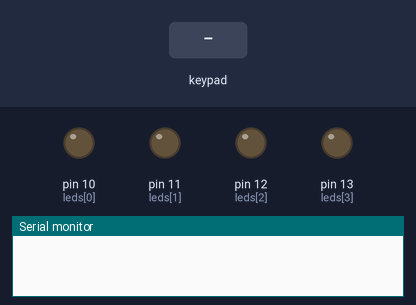
A sketch run on a simulated Arduino Uno, built with avr-gcc and run on an emulated ATmega328P. Parts: output pins drawn as LEDs (lit = HIGH), the last lines printed to the serial monitor. Dashed ring = blinking. The inputs (shaded band) are chosen by the test bench.

Above: at 1.2 s.
1.3 s: keypad keys 9 8 7 6 pressed 0.4 s apart
At 3.2 s:
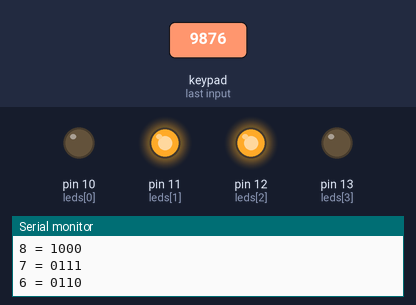
4.4 s: key '1' pressed
At 5.6 s:
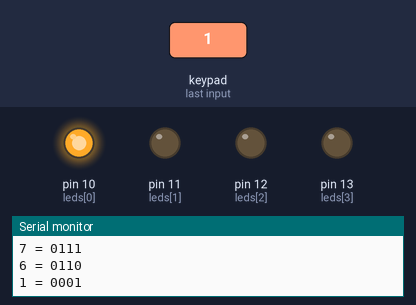
5.9 s: key '2' pressed
At 6.9 s:
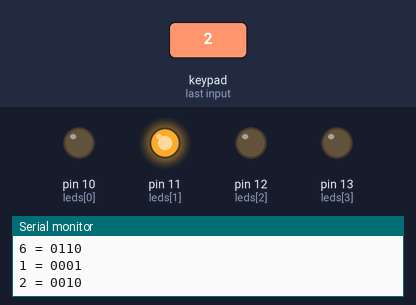
7.4 s: keypad keys 5 4 3 2 pressed 0.4 s apart
At 7.6 s:
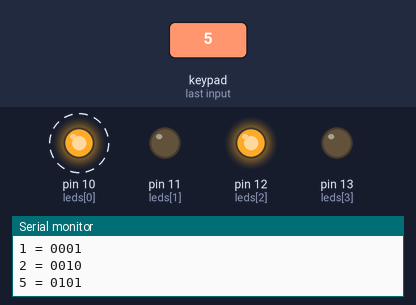
10.5 s: key '3' pressed
At 11.7 s:
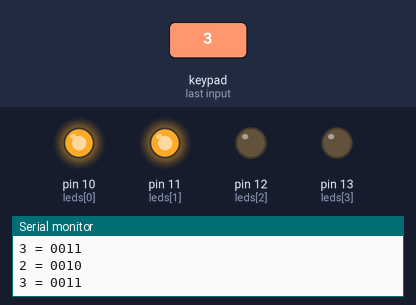
12.0 s: key '4' pressed
At 12.8 s:
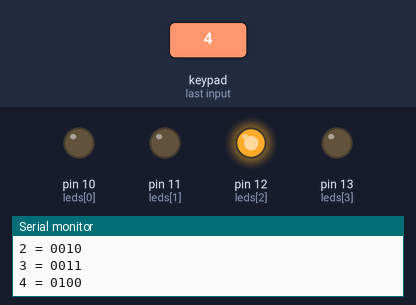
Timing chart, 0 to 14.5 s (numbered marks = the images above; inputs shaded):
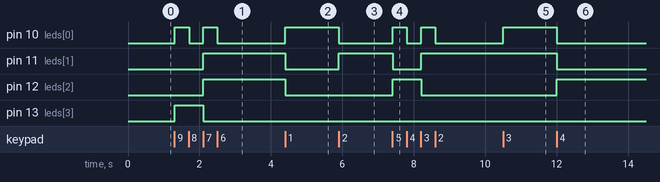

The sketch:

TinkerCAD_18____________4_4_______________.ino
```cpp
#include <Keypad.h> // Ïîäêëþ÷àåì áèáëèîòåêó
const byte ROWS = 4; // 4 ñòðîêè
const byte COLS = 4; // 4 ñòîëáöà
const int leds[]={10,11,12,13};
char keys[ROWS][COLS] = {
  {'1','2','3','A'},
  {'4','5','6','B'},
  {'7','8','9','C'},
  {'*','0','#','D'} };
byte rowPins[ROWS] = {9, 8, 7, 6};
byte colPins[COLS] = {5, 4, 3, 2};
Keypad keypad = Keypad(makeKeymap(keys), rowPins, colPins, ROWS, COLS);
void setup() {
  Serial.begin(9600);
  // Ñêîíôèãóðèðîâàòü êîíòàêòû ñâåòîäèîäîâ êàê âûõîä
  for(int i=0;i<=3;i++){
      pinMode(leds[i],OUTPUT);
  }
}
void loop() {
char key = keypad.getKey();
  if (key == '1') {
    digitalWrite(leds[0],HIGH);
    digitalWrite(leds[1],LOW);
    digitalWrite(leds[2],LOW);
    digitalWrite(leds[3],LOW);
    Serial.println("1 = 0001");
    delay(100);
  }
    if (key == '2') {
    digitalWrite(leds[0],LOW);
    digitalWrite(leds[1],HIGH);
    digitalWrite(leds[2],LOW);
    digitalWrite(leds[3],LOW);
    Serial.println("2 = 0010");
    delay(100);
  }
    if (key == '3') {
    digitalWrite(leds[0],HIGH);
    digitalWrite(leds[1],HIGH);
    digitalWrite(leds[2],LOW);
    digitalWrite(leds[3],LOW);
    Serial.println("3 = 0011");
    delay(100);
  }
    if (key == '4') {
    digitalWrite(leds[0],LOW);
    digitalWrite(leds[1],LOW);
    digitalWrite(leds[2],HIGH);
    digitalWrite(leds[3],LOW);
    Serial.println("4 = 0100");
    delay(100);
  }
    if (key == '5') {
    digitalWrite(leds[0],HIGH);
    digitalWrite(leds[1],LOW);
    digitalWrite(leds[2],HIGH);
    digitalWrite(leds[3],LOW);
    Serial.println("5 = 0101");
    delay(100);
  }
    if (key == '6') {
    digitalWrite(leds[0],LOW);
    digitalWrite(leds[1],HIGH);
    digitalWrite(leds[2],HIGH);
    digitalWrite(leds[3],LOW);
    Serial.println("6 = 0110");
    delay(100);
  }
    if (key == '7') {
    digitalWrite(leds[0],HIGH);
    digitalWrite(leds[1],HIGH);
    digitalWrite(leds[2],HIGH);
    digitalWrite(leds[3],LOW);
    Serial.println("7 = 0111");
    delay(100);
  }
    if (key == '8') {
    digitalWrite(leds[0],LOW);
    digitalWrite(leds[1],LOW);
    digitalWrite(leds[2],LOW);
    digitalWrite(leds[3],HIGH);
    Serial.println("8 = 1000");
    delay(100);
  }
    if (key == '9') {
    digitalWrite(leds[0],HIGH);
    digitalWrite(leds[1],LOW);
    digitalWrite(leds[2],LOW);
    digitalWrite(leds[3],HIGH);
    Serial.println ("9 = 1001");
    delay(100);
  }
    if (key == '0') {
    digitalWrite(leds[0],LOW);
    digitalWrite(leds[1],LOW);
    digitalWrite(leds[2],LOW);
    digitalWrite(leds[3],LOW);
    Serial.println ("0 = 0000");
    delay(100);
  }
}
```

Measured:
- after the input at 1.3 s, pin 10 (leds[0]): alternates HIGH for 0.40 s and LOW for 0.39 s, 4 changes in all, then stays LOW, starting at once; pin 11 (leds[1]), pin 12 (leds[2]): LOW → HIGH after 0.80 s; pin 13 (leds[3]): LOW → HIGH at once, → LOW 0.79 s later
- after the input at 4.4 s, pin 10 (leds[0]): LOW → HIGH at once; pin 11 (leds[1]), pin 12 (leds[2]): HIGH → LOW at once
- after the input at 5.9 s, pin 10 (leds[0]): HIGH → LOW at once; pin 11 (leds[1]): LOW → HIGH at once
- after the input at 7.4 s, pin 10 (leds[0]): alternates HIGH for 0.40 s and LOW for 0.40 s, 4 changes in all, then stays LOW, starting at once; pin 11 (leds[1]): HIGH → LOW at once, → HIGH 0.79 s later; pin 12 (leds[2]): LOW → HIGH at once, → LOW 0.79 s later
- after the input at 10.5 s, pin 10 (leds[0]): LOW → HIGH at once
- after the input at 12.0 s, pin 10 (leds[0]), pin 11 (leds[1]): HIGH → LOW at once; pin 12 (leds[2]): LOW → HIGH at once
